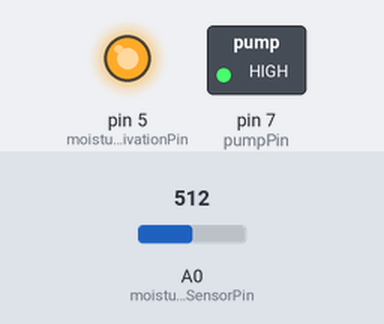
Bench run of a sketch on a simulated Arduino Uno, built with avr-gcc and run on an emulated ATmega328P. On the bench: switched loads named in the sketch (green lamp = pin HIGH), output pins drawn as LEDs (lit = HIGH). Inputs (shaded band) come from the test bench; at power-on: A0 (moistureSensorPin) = 512.

Above: at 3.0 s.
At 14.0 s:
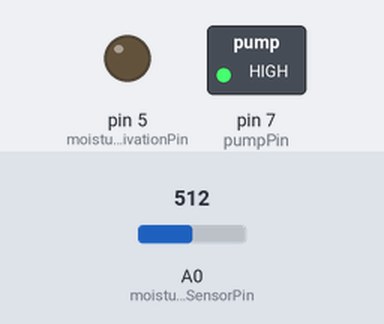
Timing chart, 0 to 30.6 s (numbered marks = the images above):
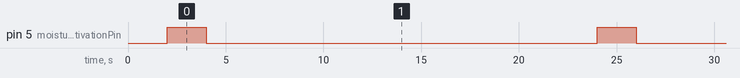

The sketch:

pumpSketch.ino
```cpp
// Pins definition
int moistureSensorPin = 0;
int pumpPin = 7;
int moistureActivationPin = 5;

// Constants
const int MOISTURE_SENSOR_DRY = 700;
const int PUMPING_TIME = 10000;
const int AWAIT_TIME = 20000;

// Variables
int moistureSensorValue;

void setup() {
  Serial.begin(9600);

  pinMode(pumpPin, OUTPUT);
  pinMode(moistureActivationPin, OUTPUT);

  digitalWrite(pumpPin, HIGH);
  digitalWrite(moistureActivationPin, LOW);

  delay(2000);
}

void loop() {
  moistureSensorValue = readMoistureSensor();
  if (moistureSensorValue >= MOISTURE_SENSOR_DRY) {
    // Dry
    startPumpingWater();
    delay(PUMPING_TIME);
    stopPumpingWater();
  }
  // Should not measure again for a while
  delay(AWAIT_TIME);
}

void startPumpingWater() {
  digitalWrite(pumpPin, LOW);
}

void stopPumpingWater() {
  digitalWrite(pumpPin, HIGH);
}

int readMoistureSensor() {
  int value;
  digitalWrite(moistureActivationPin, HIGH);
  delay(1000);
  value = analogRead(moistureSensorPin);
  delay(1000);
  digitalWrite(moistureActivationPin, LOW);
  return value;
}
```

Measured:
- by itself, pin 5 (moistureActivationPin): alternates HIGH for 2.0 s and LOW for 20.0 s
